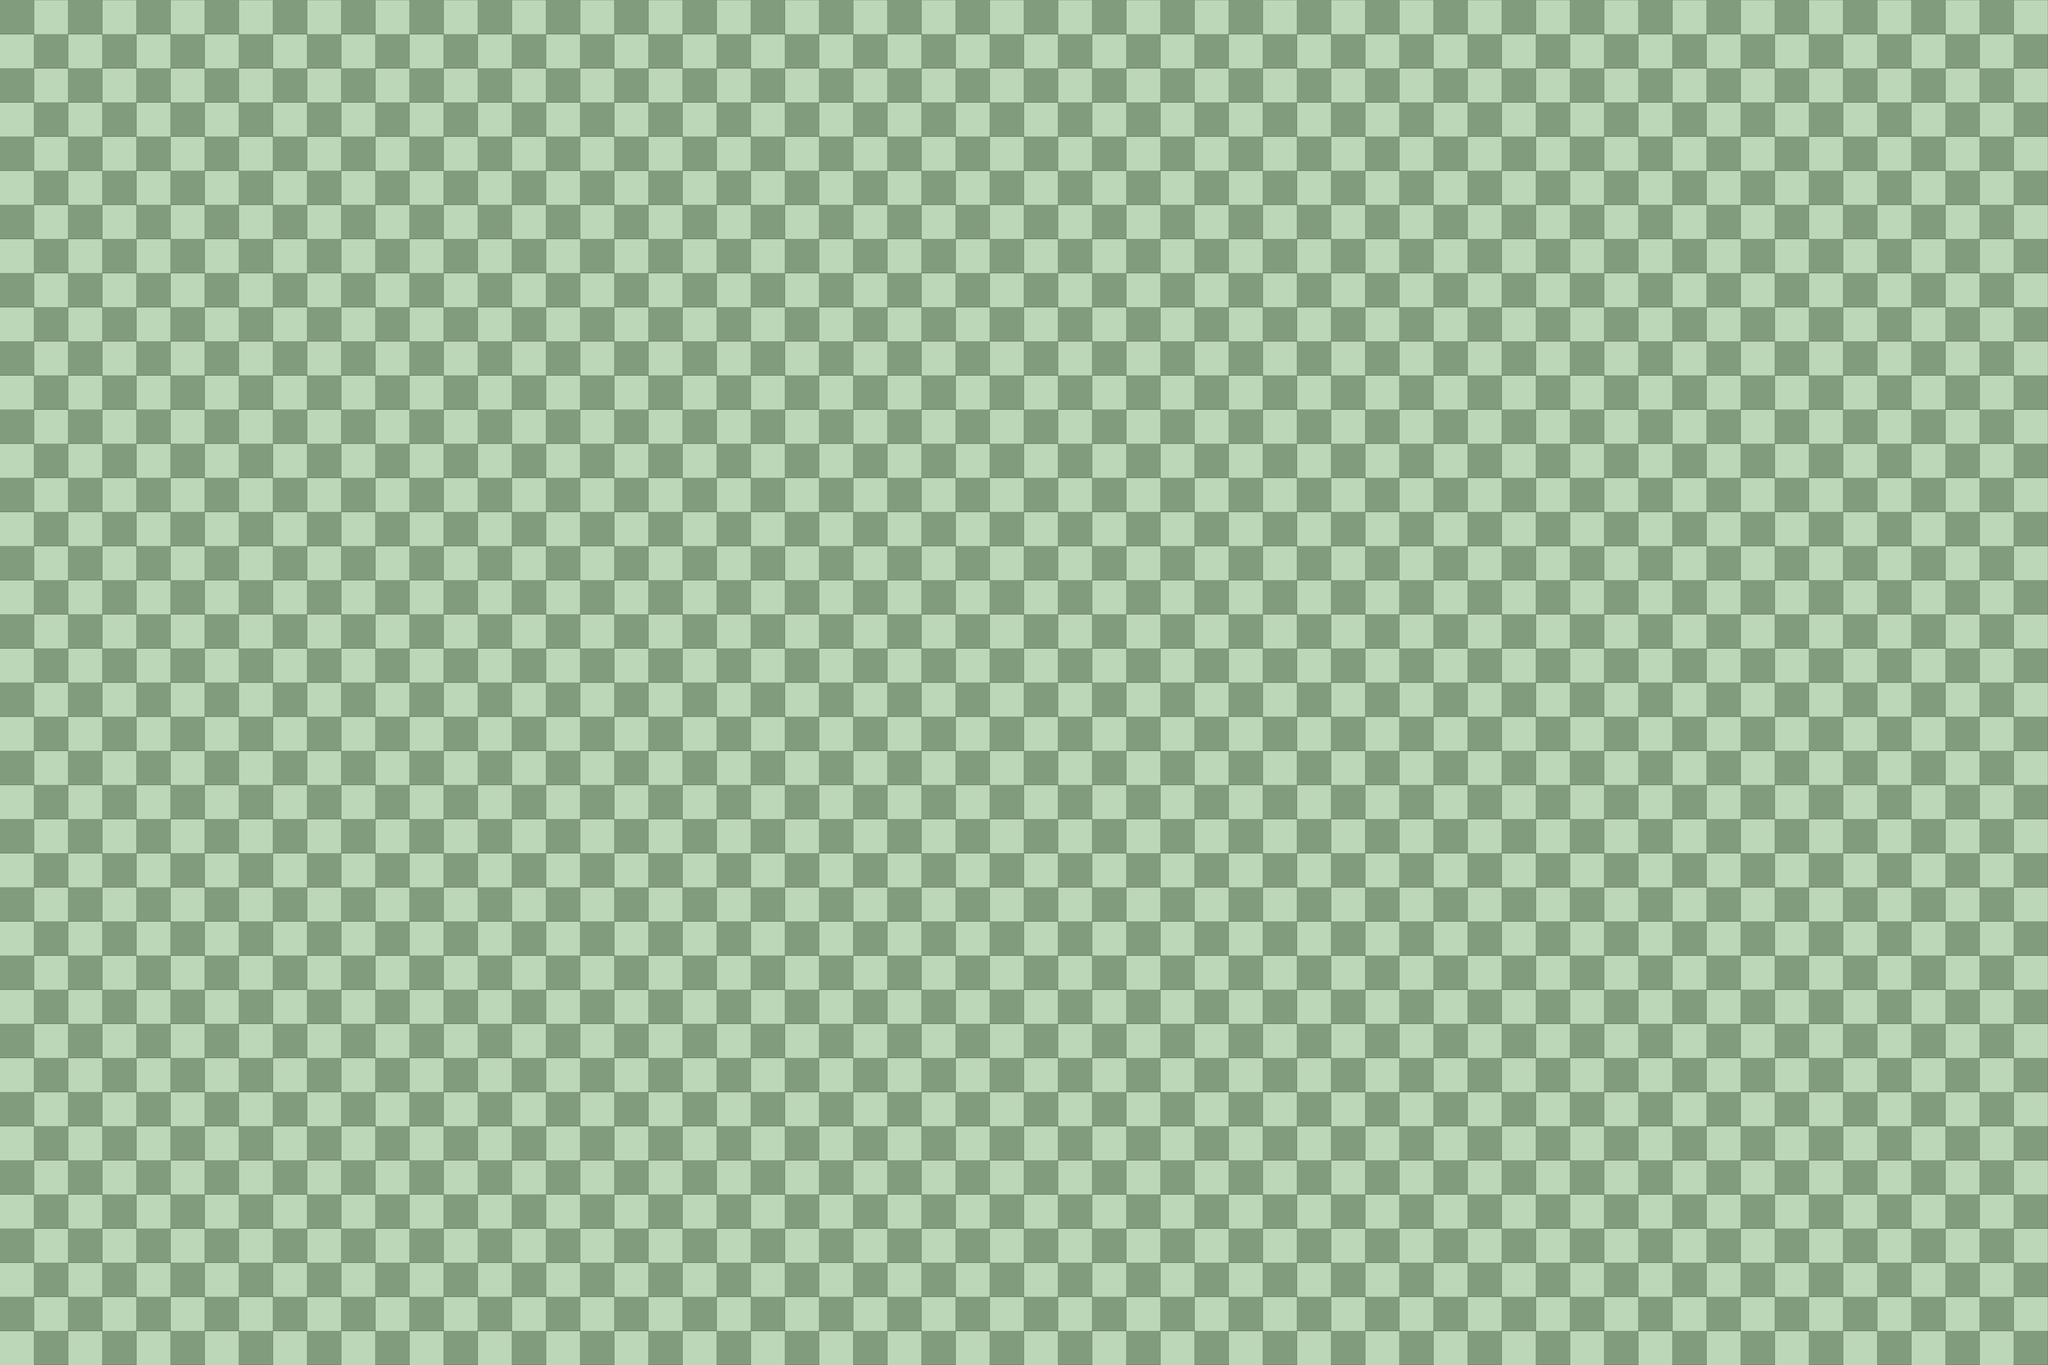

A level layout from a 2D game, rendered from its tile map. Below: a short description, then the map file with its tile-grid data intact:
An orthogonal 60x40 tile map with 133x133 px tiles, 1 tile layer (Camada de Blocos 1), 2 tilesets.

<map version="1.10" tiledversion="1.11.2" orientation="orthogonal" renderorder="right-down" width="60" height="40" tilewidth="133" tileheight="133" infinite="0" nextlayerid="2" nextobjectid="1">
 <tileset firstgid="1" source="tile1.tsx" />
 <tileset firstgid="2" source="tile2.tsx" />
 <layer id="1" name="Camada de Blocos 1" width="60" height="40">
  <data encoding="csv">
2,1,2,1,2,1,2,1,2,1,2,1,2,1,2,1,2,1,2,1,2,1,2,1,2,1,2,1,2,1,2,1,2,1,2,1,2,1,2,1,2,1,2,1,2,1,2,1,2,1,2,1,2,1,2,1,2,1,2,1,
1,2,1,2,1,2,1,2,1,2,1,2,1,2,1,2,1,2,1,2,1,2,1,2,1,2,1,2,1,2,1,2,1,2,1,2,1,2,1,2,1,2,1,2,1,2,1,2,1,2,1,2,1,2,1,2,1,2,1,2,
2,1,2,1,2,1,2,1,2,1,2,1,2,1,2,1,2,1,2,1,2,1,2,1,2,1,2,1,2,1,2,1,2,1,2,1,2,1,2,1,2,1,2,1,2,1,2,1,2,1,2,1,2,1,2,1,2,1,2,1,
1,2,1,2,1,2,1,2,1,2,1,2,1,2,1,2,1,2,1,2,1,2,1,2,1,2,1,2,1,2,1,2,1,2,1,2,1,2,1,2,1,2,1,2,1,2,1,2,1,2,1,2,1,2,1,2,1,2,1,2,
2,1,2,1,2,1,2,1,2,1,2,1,2,1,2,1,2,1,2,1,2,1,2,1,2,1,2,1,2,1,2,1,2,1,2,1,2,1,2,1,2,1,2,1,2,1,2,1,2,1,2,1,2,1,2,1,2,1,2,1,
1,2,1,2,1,2,1,2,1,2,1,2,1,2,1,2,1,2,1,2,1,2,1,2,1,2,1,2,1,2,1,2,1,2,1,2,1,2,1,2,1,2,1,2,1,2,1,2,1,2,1,2,1,2,1,2,1,2,1,2,
2,1,2,1,2,1,2,1,2,1,2,1,2,1,2,1,2,1,2,1,2,1,2,1,2,1,2,1,2,1,2,1,2,1,2,1,2,1,2,1,2,1,2,1,2,1,2,1,2,1,2,1,2,1,2,1,2,1,2,1,
1,2,1,2,1,2,1,2,1,2,1,2,1,2,1,2,1,2,1,2,1,2,1,2,1,2,1,2,1,2,1,2,1,2,1,2,1,2,1,2,1,2,1,2,1,2,1,2,1,2,1,2,1,2,1,2,1,2,1,2,
2,1,2,1,2,1,2,1,2,1,2,1,2,1,2,1,2,1,2,1,2,1,2,1,2,1,2,1,2,1,2,1,2,1,2,1,2,1,2,1,2,1,2,1,2,1,2,1,2,1,2,1,2,1,2,1,2,1,2,1,
1,2,1,2,1,2,1,2,1,2,1,2,1,2,1,2,1,2,1,2,1,2,1,2,1,2,1,2,1,2,1,2,1,2,1,2,1,2,1,2,1,2,1,2,1,2,1,2,1,2,1,2,1,2,1,2,1,2,1,2,
2,1,2,1,2,1,2,1,2,1,2,1,2,1,2,1,2,1,2,1,2,1,2,1,2,1,2,1,2,1,2,1,2,1,2,1,2,1,2,1,2,1,2,1,2,1,2,1,2,1,2,1,2,1,2,1,2,1,2,1,
1,2,1,2,1,2,1,2,1,2,1,2,1,2,1,2,1,2,1,2,1,2,1,2,1,2,1,2,1,2,1,2,1,2,1,2,1,2,1,2,1,2,1,2,1,2,1,2,1,2,1,2,1,2,1,2,1,2,1,2,
2,1,2,1,2,1,2,1,2,1,2,1,2,1,2,1,2,1,2,1,2,1,2,1,2,1,2,1,2,1,2,1,2,1,2,1,2,1,2,1,2,1,2,1,2,1,2,1,2,1,2,1,2,1,2,1,2,1,2,1,
1,2,1,2,1,2,1,2,1,2,1,2,1,2,1,2,1,2,1,2,1,2,1,2,1,2,1,2,1,2,1,2,1,2,1,2,1,2,1,2,1,2,1,2,1,2,1,2,1,2,1,2,1,2,1,2,1,2,1,2,
2,1,2,1,2,1,2,1,2,1,2,1,2,1,2,1,2,1,2,1,2,1,2,1,2,1,2,1,2,1,2,1,2,1,2,1,2,1,2,1,2,1,2,1,2,1,2,1,2,1,2,1,2,1,2,1,2,1,2,1,
1,2,1,2,1,2,1,2,1,2,1,2,1,2,1,2,1,2,1,2,1,2,1,2,1,2,1,2,1,2,1,2,1,2,1,2,1,2,1,2,1,2,1,2,1,2,1,2,1,2,1,2,1,2,1,2,1,2,1,2,
2,1,2,1,2,1,2,1,2,1,2,1,2,1,2,1,2,1,2,1,2,1,2,1,2,1,2,1,2,1,2,1,2,1,2,1,2,1,2,1,2,1,2,1,2,1,2,1,2,1,2,1,2,1,2,1,2,1,2,1,
1,2,1,2,1,2,1,2,1,2,1,2,1,2,1,2,1,2,1,2,1,2,1,2,1,2,1,2,1,2,1,2,1,2,1,2,1,2,1,2,1,2,1,2,1,2,1,2,1,2,1,2,1,2,1,2,1,2,1,2,
2,1,2,1,2,1,2,1,2,1,2,1,2,1,2,1,2,1,2,1,2,1,2,1,2,1,2,1,2,1,2,1,2,1,2,1,2,1,2,1,2,1,2,1,2,1,2,1,2,1,2,1,2,1,2,1,2,1,2,1,
1,2,1,2,1,2,1,2,1,2,1,2,1,2,1,2,1,2,1,2,1,2,1,2,1,2,1,2,1,2,1,2,1,2,1,2,1,2,1,2,1,2,1,2,1,2,1,2,1,2,1,2,1,2,1,2,1,2,1,2,
2,1,2,1,2,1,2,1,2,1,2,1,2,1,2,1,2,1,2,1,2,1,2,1,2,1,2,1,2,1,2,1,2,1,2,1,2,1,2,1,2,1,2,1,2,1,2,1,2,1,2,1,2,1,2,1,2,1,2,1,
1,2,1,2,1,2,1,2,1,2,1,2,1,2,1,2,1,2,1,2,1,2,1,2,1,2,1,2,1,2,1,2,1,2,1,2,1,2,1,2,1,2,1,2,1,2,1,2,1,2,1,2,1,2,1,2,1,2,1,2,
2,1,2,1,2,1,2,1,2,1,2,1,2,1,2,1,2,1,2,1,2,1,2,1,2,1,2,1,2,1,2,1,2,1,2,1,2,1,2,1,2,1,2,1,2,1,2,1,2,1,2,1,2,1,2,1,2,1,2,1,
1,2,1,2,1,2,1,2,1,2,1,2,1,2,1,2,1,2,1,2,1,2,1,2,1,2,1,2,1,2,1,2,1,2,1,2,1,2,1,2,1,2,1,2,1,2,1,2,1,2,1,2,1,2,1,2,1,2,1,2,
2,1,2,1,2,1,2,1,2,1,2,1,2,1,2,1,2,1,2,1,2,1,2,1,2,1,2,1,2,1,2,1,2,1,2,1,2,1,2,1,2,1,2,1,2,1,2,1,2,1,2,1,2,1,2,1,2,1,2,1,
1,2,1,2,1,2,1,2,1,2,1,2,1,2,1,2,1,2,1,2,1,2,1,2,1,2,1,2,1,2,1,2,1,2,1,2,1,2,1,2,1,2,1,2,1,2,1,2,1,2,1,2,1,2,1,2,1,2,1,2,
2,1,2,1,2,1,2,1,2,1,2,1,2,1,2,1,2,1,2,1,2,1,2,1,2,1,2,1,2,1,2,1,2,1,2,1,2,1,2,1,2,1,2,1,2,1,2,1,2,1,2,1,2,1,2,1,2,1,2,1,
1,2,1,2,1,2,1,2,1,2,1,2,1,2,1,2,1,2,1,2,1,2,1,2,1,2,1,2,1,2,1,2,1,2,1,2,1,2,1,2,1,2,1,2,1,2,1,2,1,2,1,2,1,2,1,2,1,2,1,2,
2,1,2,1,2,1,2,1,2,1,2,1,2,1,2,1,2,1,2,1,2,1,2,1,2,1,2,1,2,1,2,1,2,1,2,1,2,1,2,1,2,1,2,1,2,1,2,1,2,1,2,1,2,1,2,1,2,1,2,1,
1,2,1,2,1,2,1,2,1,2,1,2,1,2,1,2,1,2,1,2,1,2,1,2,1,2,1,2,1,2,1,2,1,2,1,2,1,2,1,2,1,2,1,2,1,2,1,2,1,2,1,2,1,2,1,2,1,2,1,2,
2,1,2,1,2,1,2,1,2,1,2,1,2,1,2,1,2,1,2,1,2,1,2,1,2,1,2,1,2,1,2,1,2,1,2,1,2,1,2,1,2,1,2,1,2,1,2,1,2,1,2,1,2,1,2,1,2,1,2,1,
1,2,1,2,1,2,1,2,1,2,1,2,1,2,1,2,1,2,1,2,1,2,1,2,1,2,1,2,1,2,1,2,1,2,1,2,1,2,1,2,1,2,1,2,1,2,1,2,1,2,1,2,1,2,1,2,1,2,1,2,
2,1,2,1,2,1,2,1,2,1,2,1,2,1,2,1,2,1,2,1,2,1,2,1,2,1,2,1,2,1,2,1,2,1,2,1,2,1,2,1,2,1,2,1,2,1,2,1,2,1,2,1,2,1,2,1,2,1,2,1,
1,2,1,2,1,2,1,2,1,2,1,2,1,2,1,2,1,2,1,2,1,2,1,2,1,2,1,2,1,2,1,2,1,2,1,2,1,2,1,2,1,2,1,2,1,2,1,2,1,2,1,2,1,2,1,2,1,2,1,2,
2,1,2,1,2,1,2,1,2,1,2,1,2,1,2,1,2,1,2,1,2,1,2,1,2,1,2,1,2,1,2,1,2,1,2,1,2,1,2,1,2,1,2,1,2,1,2,1,2,1,2,1,2,1,2,1,2,1,2,1,
1,2,1,2,1,2,1,2,1,2,1,2,1,2,1,2,1,2,1,2,1,2,1,2,1,2,1,2,1,2,1,2,1,2,1,2,1,2,1,2,1,2,1,2,1,2,1,2,1,2,1,2,1,2,1,2,1,2,1,2,
2,1,2,1,2,1,2,1,2,1,2,1,2,1,2,1,2,1,2,1,2,1,2,1,2,1,2,1,2,1,2,1,2,1,2,1,2,1,2,1,2,1,2,1,2,1,2,1,2,1,2,1,2,1,2,1,2,1,2,1,
1,2,1,2,1,2,1,2,1,2,1,2,1,2,1,2,1,2,1,2,1,2,1,2,1,2,1,2,1,2,1,2,1,2,1,2,1,2,1,2,1,2,1,2,1,2,1,2,1,2,1,2,1,2,1,2,1,2,1,2,
2,1,2,1,2,1,2,1,2,1,2,1,2,1,2,1,2,1,2,1,2,1,2,1,2,1,2,1,2,1,2,1,2,1,2,1,2,1,2,1,2,1,2,1,2,1,2,1,2,1,2,1,2,1,2,1,2,1,2,1,
1,2,1,2,1,2,1,2,1,2,1,2,1,2,1,2,1,2,1,2,1,2,1,2,1,2,1,2,1,2,1,2,1,2,1,2,1,2,1,2,1,2,1,2,1,2,1,2,1,2,1,2,1,2,1,2,1,2,1,2
</data>
 </layer>
</map>